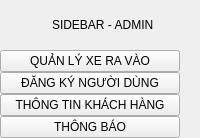
     <widget class="QCustomSlideMenu" name="menu" native="true">
      <property name="minimumSize">
       <size>
        <width>200</width>
        <height>0</height>
       </size>
      </property>
      <property name="maximumSize">
       <size>
        <width>200</width>
        <height>16777215</height>
       </size>
      </property>
      <property name="cursor">
       <cursorShape>PointingHandCursor</cursorShape>
      </property>
      <layout class="QVBoxLayout" name="verticalLayout_5" stretch="1,0">
       <property name="spacing">
        <number>0</number>
       </property>
       <property name="leftMargin">
        <number>0</number>
       </property>
       <property name="topMargin">
        <number>0</number>
       </property>
       <property name="rightMargin">
        <number>0</number>
       </property>
       <property name="bottomMargin">
        <number>0</number>
       </property>
       <item alignment="Qt::AlignLeft">
        <widget class="QWidget" name="menu_title_box" native="true">
         <property name="minimumSize">
          <size>
           <width>200</width>
           <height>50</height>
          </size>
         </property>
         <property name="maximumSize">
          <size>
           <width>200</width>
           <height>50</height>
          </size>
         </property>
         <layout class="QHBoxLayout" name="horizontalLayout_6">
          <property name="leftMargin">
           <number>15</number>
          </property>
          <item alignment="Qt::AlignHCenter">
           <widget class="QLabel" name="menu_title">
            <property name="text">
             <string>SIDEBAR - ADMIN</string>
            </property>
           </widget>
          </item>
         </layout>
        </widget>
       </item>
       <item alignment="Qt::AlignLeft|Qt::AlignTop">
        <widget class="QWidget" name="nav_link" native="true">
         <property name="minimumSize">
          <size>
           <width>200</width>
           <height>0</height>
          </size>
         </property>
         <property name="maximumSize">
          <size>
           <width>200</width>
           <height>16777215</height>
          </size>
         </property>
         <layout class="QVBoxLayout" name="verticalLayout_6">
          <property name="spacing">
           <number>0</number>
          </property>
          <property name="leftMargin">
           <number>0</number>
          </property>
          <property name="topMargin">
           <number>0</number>
          </property>
          <property name="rightMargin">
           <number>0</number>
          </property>
          <property name="bottomMargin">
           <number>0</number>
          </property>
          <item>
           <widget class="QPushButton" name="btn_nav_1">
            <property name="minimumSize">
             <size>
              <width>180</width>
              <height>0</height>
             </size>
            </property>
            <property name="maximumSize">
             <size>
              <width>180</width>
              <height>16777215</height>
             </size>
            </property>
            <property name="cursor">
             <cursorShape>PointingHandCursor</cursorShape>
            </property>
            <property name="text">
             <string>QUẢN LÝ XE RA VÀO</string>
            </property>
            <property name="icon">
             <iconset resource="../assets/icons/resource.qrc">
              <normaloff>:/icons/black/black/eye.svg</normaloff>:/icons/black/black/eye.svg</iconset>
            </property>
            <property name="iconSize">
             <size>
              <width>24</width>
              <height>24</height>
             </size>
            </property>
           </widget>
          </item>
          <item alignment="Qt::AlignLeft">
           <widget class="QPushButton" name="btn_nav_2">
            <property name="minimumSize">
             <size>
              <width>180</width>
              <height>0</height>
             </size>
            </property>
            <property name="maximumSize">
             <size>
              <width>180</width>
              <height>16777215</height>
             </size>
            </property>
            <property name="cursor">
             <cursorShape>PointingHandCursor</cursorShape>
            </property>
            <property name="text">
             <string>ĐĂNG KÝ NGƯỜI DÙNG</string>
            </property>
            <property name="icon">
             <iconset resource="../assets/icons/resource.qrc">
              <normaloff>:/icons/black/black/user-plus.svg</normaloff>:/icons/black/black/user-plus.svg</iconset>
            </property>
            <property name="iconSize">
             <size>
              <width>24</width>
              <height>24</height>
             </size>
            </property>
           </widget>
          </item>
          <item>
           <widget class="QPushButton" name="btn_nav_3">
            <property name="minimumSize">
             <size>
              <width>180</width>
              <height>0</height>
             </size>
            </property>
            <property name="maximumSize">
             <size>
              <width>180</width>
              <height>16777215</height>
             </size>
            </property>
            <property name="cursor">
             <cursorShape>PointingHandCursor</cursorShape>
            </property>
            <property name="text">
             <string>THÔNG TIN KHÁCH HÀNG</string>
            </property>
            <property name="icon">
             <iconset resource="../assets/icons/resource.qrc">
              <normaloff>:/icons/black/black/activity.svg</normaloff>:/icons/black/black/activity.svg</iconset>
            </property>
            <property name="iconSize">
             <size>
              <width>24</width>
              <height>24</height>
             </size>
            </property>
           </widget>
          </item>
          <item alignment="Qt::AlignLeft">
           <widget class="QPushButton" name="btn_nav_4">
            <property name="minimumSize">
             <size>
              <width>180</width>
              <height>0</height>
             </size>
            </property>
            <property name="maximumSize">
             <size>
              <width>180</width>
              <height>16777215</height>
             </size>
            </property>
            <property name="cursor">
             <cursorShape>PointingHandCursor</cursorShape>
            </property>
            <property name="text">
             <string>THÔNG BÁO</string>
            </property>
            <property name="icon">
             <iconset resource="../assets/icons/resource.qrc">
              <normaloff>:/icons/black/black/bell.svg</normaloff>:/icons/black/black/bell.svg</iconset>
            </property>
            <property name="iconSize">
             <size>
              <width>24</width>
              <height>24</height>
             </size>
            </property>
           </widget>
          </item>
         </layout>
        </widget>
       </item>
      </layout>
     </widget>
